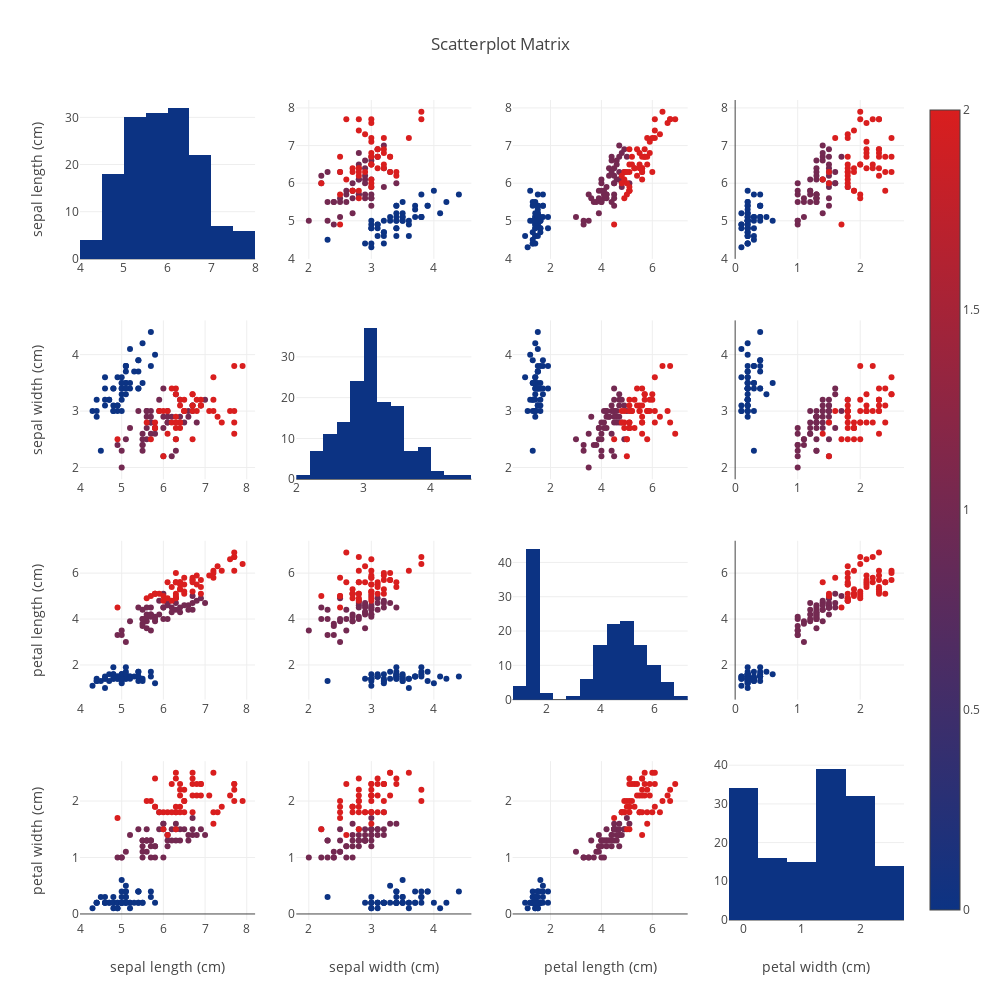

Source (notebook cell):
### Markdown cell above
## scatterplot matrix

### Code cell
fig = ff.create_scatterplotmatrix(df, index='target',
                                  diag='histogram',
                                  colormap='Portland', 
                                  colormap_type='cat',
                                  height=1000,
                                  width=1000)
iplot(fig)

### Figure 1 — Plotly figure (JSON) as saved in the notebook; plotly's stock layout.template omitted (floating-point values rounded to 4 significant figures; data arrays with more than 128 entries replaced by an {"elided": "..."} marker saying what was removed)
{"data": [{"marker": {"color": "rgb(12, 51, 131)"}, "showlegend": false, "type": "histogram", "uid": "b72929ec-8a65-4ca7-8600-dc009e997e02", "x": {"elided": "150 float values"}, "xaxis": "x", "yaxis": "y"}, {"marker": {"color": {"elided": "150 int values"}, "colorscale": [[0, "rgb(12, 51, 131)"], [1, "rgb(217, 30, 30)"]], "showscale": true, "size": 6}, "mode": "markers", "showlegend": false, "type": "scatter", "uid": "bf3c75ee-b23a-410f-91d1-40af1c258484", "x": {"elided": "150 float values"}, "xaxis": "x2", "y": {"elided": "150 float values"}, "yaxis": "y2"}, {"marker": {"color": {"elided": "150 int values"}, "colorscale": [[0, "rgb(12, 51, 131)"], [1, "rgb(217, 30, 30)"]], "showscale": false, "size": 6}, "mode": "markers", "showlegend": false, "type": "scatter", "uid": "740ea83e-c455-4816-8727-8e6288d54bce", "x": {"elided": "150 float values"}, "xaxis": "x3", "y": {"elided": "150 float values"}, "yaxis": "y3"}, {"marker": {"color": {"elided": "150 int values"}, "colorscale": [[0, "rgb(12, 51, 131)"], [1, "rgb(217, 30, 30)"]], "showscale": false, "size": 6}, "mode": "markers", "showlegend": false, "type": "scatter", "uid": "e77cef2a-4d21-4faf-a0f3-bbdf6f62f336", "x": {"elided": "150 float values"}, "xaxis": "x4", "y": {"elided": "150 float values"}, "yaxis": "y4"}, {"marker": {"color": {"elided": "150 int values"}, "colorscale": [[0, "rgb(12, 51, 131)"], [1, "rgb(217, 30, 30)"]], "showscale": false, "size": 6}, "mode": "markers", "showlegend": false, "type": "scatter", "uid": "6710611c-c3ce-4a17-ab21-da52fc573fea", "x": {"elided": "150 float values"}, "xaxis": "x5", "y": {"elided": "150 float values"}, "yaxis": "y5"}, {"marker": {"color": "rgb(12, 51, 131)"}, "showlegend": false, "type": "histogram", "uid": "eac18806-6458-427e-8484-a9bc05e48a9c", "x": {"elided": "150 float values"}, "xaxis": "x6", "yaxis": "y6"}, {"marker": {"color": {"elided": "150 int values"}, "colorscale": [[0, "rgb(12, 51, 131)"], [1, "rgb(217, 30, 30)"]], "showscale": false, "size": 6}, "mode": "markers", "showlegend": false, "type": "scatter", "uid": "92c0dc00-4243-4c30-9199-6d2f4c9a0333", "x": {"elided": "150 float values"}, "xaxis": "x7", "y": {"elided": "150 float values"}, "yaxis": "y7"}, {"marker": {"color": {"elided": "150 int values"}, "colorscale": [[0, "rgb(12, 51, 131)"], [1, "rgb(217, 30, 30)"]], "showscale": false, "size": 6}, "mode": "markers", "showlegend": false, "type": "scatter", "uid": "2266620e-5bac-4a86-bf4a-1a84b2204446", "x": {"elided": "150 float values"}, "xaxis": "x8", "y": {"elided": "150 float values"}, "yaxis": "y8"}, {"marker": {"color": {"elided": "150 int values"}, "colorscale": [[0, "rgb(12, 51, 131)"], [1, "rgb(217, 30, 30)"]], "showscale": false, "size": 6}, "mode": "markers", "showlegend": false, "type": "scatter", "uid": "27784e45-e093-428c-9f43-fd9693bc3aa9", "x": {"elided": "150 float values"}, "xaxis": "x9", "y": {"elided": "150 float values"}, "yaxis": "y9"}, {"marker": {"color": {"elided": "150 int values"}, "colorscale": [[0, "rgb(12, 51, 131)"], [1, "rgb(217, 30, 30)"]], "showscale": false, "size": 6}, "mode": "markers", "showlegend": false, "type": "scatter", "uid": "12d90adf-3b65-4759-ba54-cf4f6923870d", "x": {"elided": "150 float values"}, "xaxis": "x10", "y": {"elided": "150 float values"}, "yaxis": "y10"}, {"marker": {"color": "rgb(12, 51, 131)"}, "showlegend": false, "type": "histogram", "uid": "3f06519a-d636-4de8-a62e-e70571cedc86", "x": {"elided": "150 float values"}, "xaxis": "x11", "yaxis": "y11"}, {"marker": {"color": {"elided": "150 int values"}, "colorscale": [[0, "rgb(12, 51, 131)"], [1, "rgb(217, 30, 30)"]], "showscale": false, "size": 6}, "mode": "markers", "showlegend": false, "type": "scatter", "uid": "eeecaa36-6cb6-487b-a84b-bdcd211d5821", "x": {"elided": "150 float values"}, "xaxis": "x12", "y": {"elided": "150 float values"}, "yaxis": "y12"}, {"marker": {"color": {"elided": "150 int values"}, "colorscale": [[0, "rgb(12, 51, 131)"], [1, "rgb(217, 30, 30)"]], "showscale": false, "size": 6}, "mode": "markers", "showlegend": false, "type": "scatter", "uid": "16252259-b292-4ffc-b586-b1460b6086ae", "x": {"elided": "150 float values"}, "xaxis": "x13", "y": {"elided": "150 float values"}, "yaxis": "y13"}, {"marker": {"color": {"elided": "150 int values"}, "colorscale": [[0, "rgb(12, 51, 131)"], [1, "rgb(217, 30, 30)"]], "showscale": false, "size": 6}, "mode": "markers", "showlegend": false, "type": "scatter", "uid": "f7ce00dc-06a3-40c6-ad11-1be33d5ad92b", "x": {"elided": "150 float values"}, "xaxis": "x14", "y": {"elided": "150 float values"}, "yaxis": "y14"}, {"marker": {"color": {"elided": "150 int values"}, "colorscale": [[0, "rgb(12, 51, 131)"], [1, "rgb(217, 30, 30)"]], "showscale": false, "size": 6}, "mode": "markers", "showlegend": false, "type": "scatter", "uid": "250a5a55-135a-4023-ac34-ba9c427bccc6", "x": {"elided": "150 float values"}, "xaxis": "x15", "y": {"elided": "150 float values"}, "yaxis": "y15"}, {"marker": {"color": "rgb(12, 51, 131)"}, "showlegend": false, "type": "histogram", "uid": "e6b290a0-c921-4504-9edd-722275232c7a", "x": {"elided": "150 float values"}, "xaxis": "x16", "yaxis": "y16"}], "layout": {"barmode": "stack", "height": 1000, "showlegend": true, "title": {"text": "Scatterplot Matrix"}, "width": 1000, "xaxis": {"anchor": "y", "autorange": true, "domain": [0, 0.2125], "range": [4, 8], "type": "linear"}, "xaxis10": {"anchor": "y10", "autorange": true, "domain": [0.2625, 0.475], "range": [1.8, 4.6], "type": "linear"}, "xaxis11": {"anchor": "y11", "autorange": true, "domain": [0.525, 0.7375], "range": [0.75, 7.25], "type": "linear"}, "xaxis12": {"anchor": "y12", "autorange": true, "domain": [0.7875, 1], "range": [-0.1001, 2.7], "type": "linear"}, "xaxis13": {"anchor": "y13", "autorange": true, "domain": [0, 0.2125], "range": [4.0, 8.2], "title": {"text": "sepal length (cm)"}, "type": "linear"}, "xaxis14": {"anchor": "y14", "autorange": true, "domain": [0.2625, 0.475], "range": [1.8, 4.6], "title": {"text": "sepal width (cm)"}, "type": "linear"}, "xaxis15": {"anchor": "y15", "autorange": true, "domain": [0.525, 0.7375], "range": [0.508, 7.392], "title": {"text": "petal length (cm)"}, "type": "linear"}, "xaxis16": {"anchor": "y16", "autorange": true, "domain": [0.7875, 1], "range": [-0.25, 2.75], "title": {"text": "petal width (cm)"}, "type": "linear"}, "xaxis2": {"anchor": "y2", "autorange": true, "domain": [0.2625, 0.475], "range": [1.8, 4.6], "type": "linear"}, "xaxis3": {"anchor": "y3", "autorange": true, "domain": [0.525, 0.7375], "range": [0.508, 7.392], "type": "linear"}, "xaxis4": {"anchor": "y4", "autorange": true, "domain": [0.7875, 1], "range": [-0.1001, 2.7], "type": "linear"}, "xaxis5": {"anchor": "y5", "autorange": false, "domain": [0, 0.2125], "range": [4.0, 8.2], "type": "linear"}, "xaxis6": {"anchor": "y6", "autorange": true, "domain": [0.2625, 0.475], "range": [2.0, 4.6], "type": "linear"}, "xaxis7": {"anchor": "y7", "autorange": true, "domain": [0.525, 0.7375], "range": [0.508, 7.392], "type": "linear"}, "xaxis8": {"anchor": "y8", "autorange": true, "domain": [0.7875, 1], "range": [-0.1001, 2.7], "type": "linear"}, "xaxis9": {"anchor": "y9", "autorange": true, "domain": [0, 0.2125], "range": [4.0, 8.2], "type": "linear"}, "yaxis": {"anchor": "x", "autorange": true, "domain": [0.8063, 1], "range": [0, 33.68], "title": {"text": "sepal length (cm)"}}, "yaxis10": {"anchor": "x10", "autorange": true, "domain": [0.2687, 0.4625], "range": [0.4908, 7.409], "type": "linear"}, "yaxis11": {"anchor": "x11", "autorange": true, "domain": [0.2687, 0.4625], "range": [0, 46.32]}, "yaxis12": {"anchor": "x12", "autorange": true, "domain": [0.2687, 0.4625], "range": [0.4908, 7.409], "type": "linear"}, "yaxis13": {"anchor": "x13", "autorange": true, "domain": [0, 0.1938], "range": [-0.1071, 2.707], "title": {"text": "petal width (cm)"}, "type": "linear"}, "yaxis14": {"anchor": "x14", "autorange": true, "domain": [0, 0.1938], "range": [-0.1071, 2.707], "type": "linear"}, "yaxis15": {"anchor": "x15", "autorange": true, "domain": [0, 0.1938], "range": [-0.1071, 2.707], "type": "linear"}, "yaxis16": {"anchor": "x16", "autorange": true, "domain": [0, 0.1938], "range": [0, 41.05]}, "yaxis2": {"anchor": "x2", "autorange": true, "domain": [0.8063, 1], "range": [3.989, 8.211], "type": "linear"}, "yaxis3": {"anchor": "x3", "autorange": true, "domain": [0.8063, 1], "range": [3.989, 8.211], "type": "linear"}, "yaxis4": {"anchor": "x4", "autorange": true, "domain": [0.8063, 1], "range": [3.989, 8.211], "type": "linear"}, "yaxis5": {"anchor": "x5", "autorange": true, "domain": [0.5375, 0.7312], "range": [1.793, 4.607], "title": {"text": "sepal width (cm)"}, "type": "linear"}, "yaxis6": {"anchor": "x6", "autorange": true, "domain": [0.5375, 0.7312], "range": [0, 38.95]}, "yaxis7": {"anchor": "x7", "autorange": true, "domain": [0.5375, 0.7312], "range": [1.793, 4.607], "type": "linear"}, "yaxis8": {"anchor": "x8", "autorange": true, "domain": [0.5375, 0.7312], "range": [1.793, 4.607], "type": "linear"}, "yaxis9": {"anchor": "x9", "autorange": true, "domain": [0.2687, 0.4625], "range": [0.4908, 7.409], "title": {"text": "petal length (cm)"}, "type": "linear"}}}
